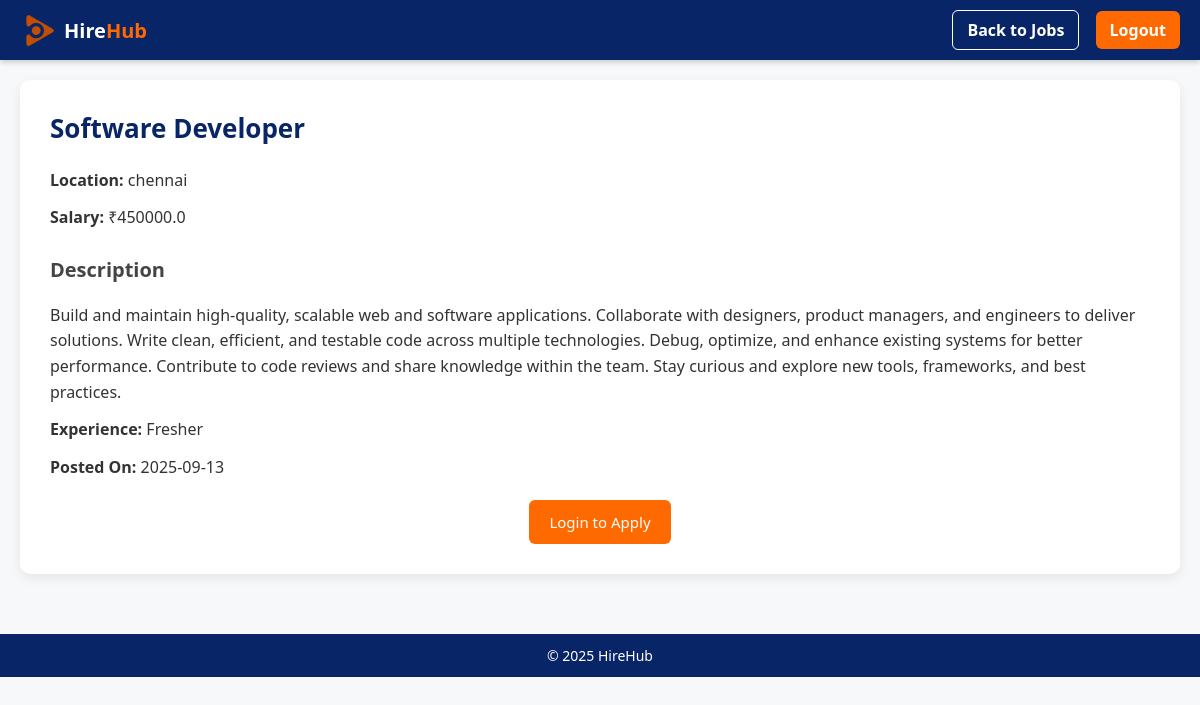
/job/1, run on the app's committed database.
### tables this page shows
CREATE TABLE jobs(
        id INTEGER PRIMARY KEY AUTOINCREMENT, 
        company TEXT,
        title TEXT, 
        description TEXT, 
        salary REAL,
        location TEXT,
        experience TEXT,
        status TEXT DEFAULT 'open',
        posted_on TEXT DEFAULT CURRENT_TIMESTAMP
    );

### app.py (the view)
@app.route("/job/<int:job_id>")
def job_details(job_id):
    applied = False
    with get_db() as conn:
        cur = conn.cursor()
        cur.execute("SELECT id, company, title, description, salary, location,experience, posted_on FROM jobs WHERE id=?", (job_id,))
        r = cur.fetchone()
        if not r:
            return "Job not found", 404
        job = {
            "id": r[0],
            "company": r[1],
            "title": r[2],
            "description": r[3],
            "salary": r[4],
            "location": r[5],
            "experience": r[6],
            "posted_on": r[7],
        }
        if session.get("user_id"):
            cur.execute("SELECT 1 FROM applications WHERE user_id=? AND job_id=?",
                        (session["user_id"], job_id))
            if cur.fetchone():
                applied = True
    return render_template("job_details.html", job=job, applied=applied)

### db.py (called while the page is built)
@contextmanager
def get_db():
    conn = sqlite3.connect(DB_NAME)
    try:
        yield conn
        conn.commit()
    finally:
        conn.close()

### templates/job_details.html (shortened to what this page needs)
<!doctype html>
<html lang="en">
<head>
  <link rel="stylesheet" href="{{ url_for('static', filename='css/jobs.css') }}">
</head>
<body >
  <nav class="nav">
    <div class="container nav-flex">
      <a class="brand" href="{{ url_for('home_page') }}">
        <img src="{{ url_for('static', filename='logo.png') }}" alt="Logo" class="logo">
        <span class="brand-name">Hire<span class="highlight">Hub</span></span>
      </a>
      <div class="nav-links">
        <a href="{{ url_for('jobs_page') }}" class="btn-outline">Back to Jobs</a>
        <a href="{{ url_for('logout') }}" class="btn">Logout</a>
      </div>
    </div>
  </nav>
  <main class="container">
    <div class="job-detail-card">
      <h2>{{ job.title }}</h2>
      <p><strong>Location:</strong> {{ job.location }}</p>
      <p><strong>Salary:</strong> ₹{{ job.salary }}</p>
      <h3>Description</h3>
      <p>{{ job.description }}</p>
      <p><strong>Experience:</strong> {{ job.experience }}</p>
      <p><strong>Posted On:</strong> {{ job.posted_on }}</p>
      {% if session.get('user_id') %}
        {% if applied %}
          <button class="btn-apply-applied" disabled>Already Applied</button>
        {% else %}
          <a href="{{ url_for('apply_job', job_id=job.id) }}" class="btn-orange">Apply Now</a>
        {% endif %}
      {% else %}
        <a href="{{ url_for('home_page') }}#login" class="btn-orange">
           Login to Apply
        </a>
      {% endif %}
    </div>
  </main>
  <footer class="footer">© 2025 HireHub</footer>
</body>
</html>

### static/css/jobs.css (style rules this page uses)
body { margin: 0; font-family: "Segoe UI", Arial, sans-serif; background: #f7f8fa; color: #333; }
.container { max-width: 1200px; margin: auto; padding: 20px; }
.nav { background: #082567; color: white; padding: 12px 0; box-shadow: 0 2px 6px rgba(0,0,0,0.2); }
.nav-flex { display: flex; justify-content: space-between; align-items: center; max-width: 1200px; margin: auto; padding: 0 20px; }
.brand { display: flex; align-items: center; font-size: 20px; font-weight: bold; color: white; text-decoration: none; }
.brand .logo { height: 36px; margin-right: 8px; }
.highlight { color: #ff6a00; }
.nav-links a { margin-left: 12px; padding: 8px 14px; border-radius: 6px; font-weight: bold; text-decoration: none; }
.nav-links .btn { background: #ff6a00; color: white; }
.nav-links .btn-outline { border: 1px solid white; color: white; }
.footer { background: #082567; color: white; text-align: center; padding: 12px; margin-top: 40px; font-size: 14px; }
.job-detail-card { max-width:1200px; margin: auto; padding: 30px; background: #fff; border-radius: 10px; box-shadow: 0 4px 12px rgba(0,0,0,0.08); }
.job-detail-card h2 { margin-top: 0; font-size: 26px; color: #082567; }
.job-detail-card p { margin: 12px 0; font-size: 16px; line-height: 1.6; }
.job-detail-card h3 { margin-top: 25px; font-size: 20px; color: #444; }
.btn-orange { display: block; width: fit-content; margin: 25px auto 0; padding: 12px 20px; margin-top: 20px; background: #ff6a00; color: white; text-decoration: none; border-radius: 6px; font-weight: 500; font-size: 15px; border: none; cursor: pointer; text-align: center; }

### data on the page
jobs: title "Software Developer", location "chennai", salary "450000.0", description "Build and maintain high-quality, scalable web and software applications. Collaborate with designers, product managers, and engineers to deliver solutions. Write clean, efficient, and testable code across multiple technologies. Debug, optimize, and enhance existing systems for better performance. Contribute to code reviews and share knowledge within the team. Stay curious and explore new tools, frameworks, and best practices.", experience "Fresher", posted_on "2025-09-13"
